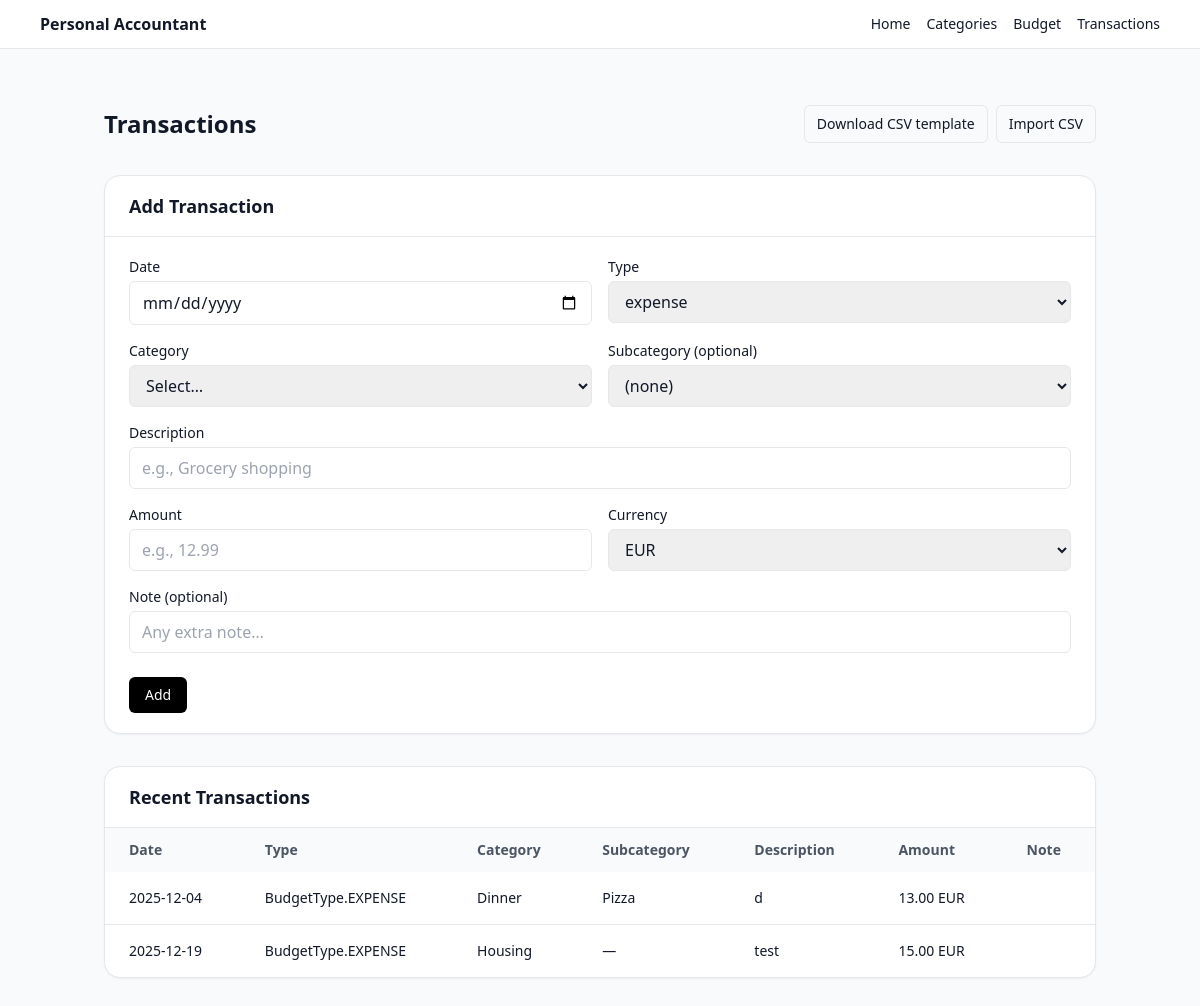
Page /transaction (signed in) on the earlier database version.
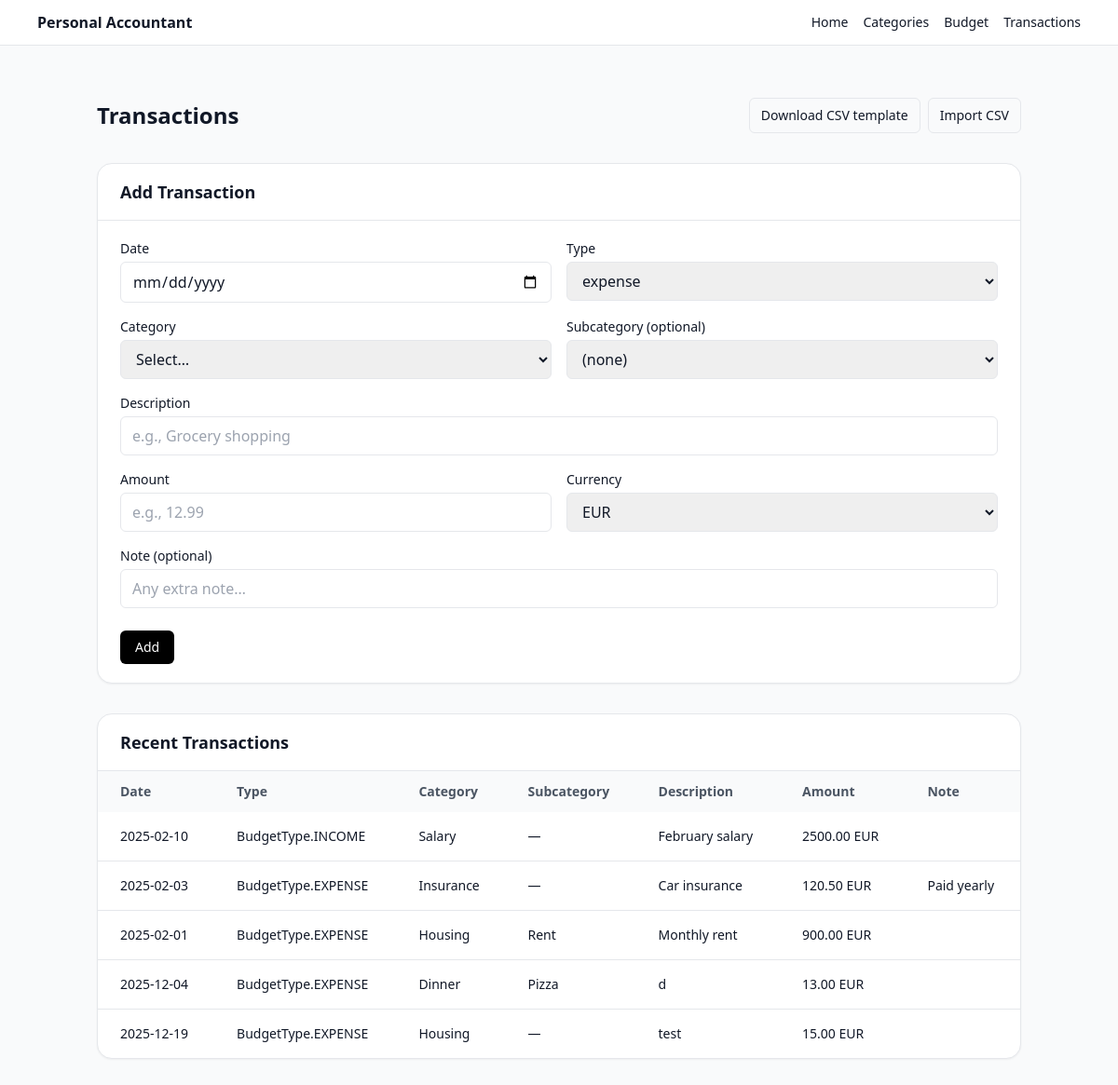
Same page on the later database version.
### app/models.py (models this page shows)
class Transaction(SQLModel, table=True):
    id: Optional[int] = Field(default=None, primary_key=True)
    user_id: int = Field(index=True)
    date: _date = Field(index=True)
    type: BudgetType = Field(index=True)
    category_id: int = Field(index=True)
    subcategory_id: Optional[int] = Field(default=None, index=True)
    description: Optional[str] = None
    amount_cents: int
    currency: str = "EUR"
    note: Optional[str] = None
    created_at: datetime = Field(default_factory=datetime.utcnow, index=True)

class Category(SQLModel, table=True):
    __table_args__ = (
        UniqueConstraint("user_id", "name", name="uq_category_user_name"),
    )
    id: int | None = Field(default=None, primary_key=True)
    user_id: int = Field(foreign_key="user.id", index=True)
    name: str
    icon: str | None = None  # emoji or icon key
    created_at: datetime = Field(default_factory=datetime.utcnow)

class Subcategory(SQLModel, table=True):
    __table_args__ = (
        UniqueConstraint("category_id", "name", name="uq_subcategory_category_name"),
    )
    id: int | None = Field(default=None, primary_key=True)
    user_id: int = Field(foreign_key="user.id", index=True)   # convenience + ownership
    category_id: int = Field(foreign_key="category.id", index=True)
    name: str
    icon: str | None = None
    created_at: datetime = Field(default_factory=datetime.utcnow)

### app/routes/transactions.py (the view)
@router.get("/transaction", response_class=HTMLResponse)
def list_transactions(
    request: Request,
    db: Session = Depends(get_session),
    uid: int | None = Depends(current_user_id),
):
    if not uid:
        return RedirectResponse(url="/login", status_code=303)
    return _render_transaction_page(request, uid, db)

### templates/transactions.html (shortened to what this page needs)
{% extends "_base.html" %}
{% block content %}
  <div class="max-w-5xl mx-auto px-4 py-8 space-y-8">
    <div class="flex items-center justify-between">
      <h1 class="text-2xl font-semibold">Transactions</h1>
      <div class="flex items-center gap-2">
        <a
          href="/transactions/template.csv"
          class="inline-flex items-center rounded-md border px-3 py-2 text-sm hover:bg-gray-50"
        >
          Download CSV template
        </a>
        <a
          href="/transactions/import"
          class="inline-flex items-center rounded-md border px-3 py-2 text-sm hover:bg-gray-50"
        >
          Import CSV
        </a>
      </div>
    </div>
    <div class="rounded-2xl border bg-white shadow-sm">
      <div class="border-b px-6 py-4">
        <h2 class="text-lg font-semibold">Add Transaction</h2>
      </div>
      <form method="post" action="/transactions" class="px-6 py-5 space-y-4">
        <div class="grid grid-cols-1 md:grid-cols-2 gap-4">
          <div>
            <label class="block text-sm font-medium mb-1">Date</label>
            <input
              type="date"
              name="date"
              class="w-full rounded-md border px-3 py-2"
              required
            />
          </div>
          <div>
            <label class="block text-sm font-medium mb-1">Type</label>
            <select name="transaction_type" class="w-full rounded-md border px-3 py-2" required>
              <option value="expense">expense</option>
            </select>
          </div>
          <div>
            <label class="block text-sm font-medium mb-1">Category</label>
            <select
              name="category_id"
              class="w-full rounded-md border px-3 py-2"
              required
              hx-get="/transactions/subcategories"
              hx-trigger="change"
              hx-target="#subcategory_select"
              hx-swap="outerHTML"
            >
              <option value="">Select…</option>
            </select>
          </div>
          <div>
            <label class="block text-sm font-medium mb-1">Subcategory (optional)</label>
            <select id="subcategory_select" name="subcategory_id" class="w-full rounded-md border px-3 py-2">
              <option value="">(none)</option>
            </select>
          </div>
          <div class="md:col-span-2">
            <label class="block text-sm font-medium mb-1">Description</label>
            <input
              type="text"
              name="description"
              class="w-full rounded-md border px-3 py-2"
              placeholder="e.g., Grocery shopping"
              required
            />
          </div>
          <div>
            <label class="block text-sm font-medium mb-1">Amount</label>
            <input
              type="text"
              name="amount_eur"
              class="w-full rounded-md border px-3 py-2"
              placeholder="e.g., 12.99"
              required
            />
          </div>
          <div>
            <label class="block text-sm font-medium mb-1">Currency</label>
            <select name="currency" class="w-full rounded-md border px-3 py-2">
              <option value="EUR">EUR</option>
            </select>
          </div>
          <div class="md:col-span-2">
            <label class="block text-sm font-medium mb-1">Note (optional)</label>
            <input
              type="text"
              name="note"
              class="w-full rounded-md border px-3 py-2"
              placeholder="Any extra note…"
            />
          </div>
        </div>
        <div class="pt-2">
          <button
            type="submit"
            class="inline-flex items-center rounded-md bg-black px-4 py-2 text-sm font-medium text-white hover:bg-gray-900"
          >
            Add
          </button>
        </div>
      </form>
    </div>
    <div class="rounded-2xl border bg-white shadow-sm overflow-hidden">
      <div class="border-b px-6 py-4">
        <h2 class="text-lg font-semibold">Recent Transactions</h2>
      </div>
      <div class="overflow-x-auto">
        <table class="min-w-full text-sm">
          <thead class="bg-gray-50 text-gray-600">
            <tr>
              <th class="text-left px-6 py-3">Date</th>
              <th class="text-left px-6 py-3">Type</th>
              <th class="text-left px-6 py-3">Category</th>
              <th class="text-left px-6 py-3">Subcategory</th>
              <th class="text-left px-6 py-3">Description</th>
              <th class="text-left px-6 py-3">Amount</th>
              <th class="text-left px-6 py-3">Note</th>
            </tr>
          </thead>
          <tbody class="divide-y">
            {% for t in transactions %}
              <tr>
                <td class="px-6 py-4 whitespace-nowrap">{{ t.date }}</td>
                <td class="px-6 py-4 whitespace-nowrap">{{ t.type }}</td>
                <td class="px-6 py-4 whitespace-nowrap">
                  {% set cat = categories_by_id.get(t.category_id) %}
                  {% if cat %}
                    {% if cat.icon %}{{ cat.icon }} {% endif %}{{ cat.name }}
                  {% else %}
                    —
                  {% endif %}
                </td>
                <td class="px-6 py-4 whitespace-nowrap">
                  {% if t.subcategory_id %}
                    {% set sub = subcategories_by_id.get(t.subcategory_id) %}
                    {% if sub %}
                      {% if sub.icon %}{{ sub.icon }} {% endif %}{{ sub.name }}
                    {% else %}
                      —
                    {% endif %}
                  {% else %}
                    —
                  {% endif %}
                </td>
                <td class="px-6 py-4">{{ t.description }}</td>
                <td class="px-6 py-4 whitespace-nowrap">
                  {{ cents_to_euros_str(t.amount_cents) }} {{ t.currency }}
                </td>
                <td class="px-6 py-4">{{ t.note or "" }}</td>
              </tr>
            {% endfor %}
          </tbody>
        </table>
      </div>
    </div>
  </div>
{% endblock %}

### templates/_base.html (shortened to what this page needs)
<!doctype html>
<html>
  <head>
    <script src="https://cdn.tailwindcss.com"></script>
  </head>
  <body class="bg-gray-50 text-gray-900">
    <header class="border-b bg-white">
      <div class="mx-auto max-w-6xl px-4 py-3 flex items-center justify-between">
        <div class="font-semibold">Personal Accountant</div>
        <nav class="flex gap-4 text-sm">
          <a href="/" class="hover:underline">Home</a>
          <a href="/categories" class="hover:underline">Categories</a>
          <a href="/budget" class="hover:underline">Budget</a>
          <a href="/transaction" class="...">Transactions</a>
        </nav>
      </div>
    </header>
    <main class="mx-auto max-w-6xl px-4 py-6">
      {% block content %}{% endblock %}
    </main>
  </body>
</html>

Differences in the rows shown:
added Transaction: date "2025-02-10", type "BudgetType.INCOME", description "February salary", amount_cents "2500.00", currency "EUR"
added Category: name "Salary"
added Transaction: date "2025-02-03", type "BudgetType.EXPENSE", description "Car insurance", amount_cents "120.50", currency "EUR", note "Paid yearly"
now on this page (row unchanged): Category: name "Insurance"
added Transaction: date "2025-02-01", type "BudgetType.EXPENSE", {{ cat.name }} "Housing", description "Monthly rent", amount_cents "900.00", currency "EUR"
now on this page (row unchanged): Subcategory: name "Rent"
